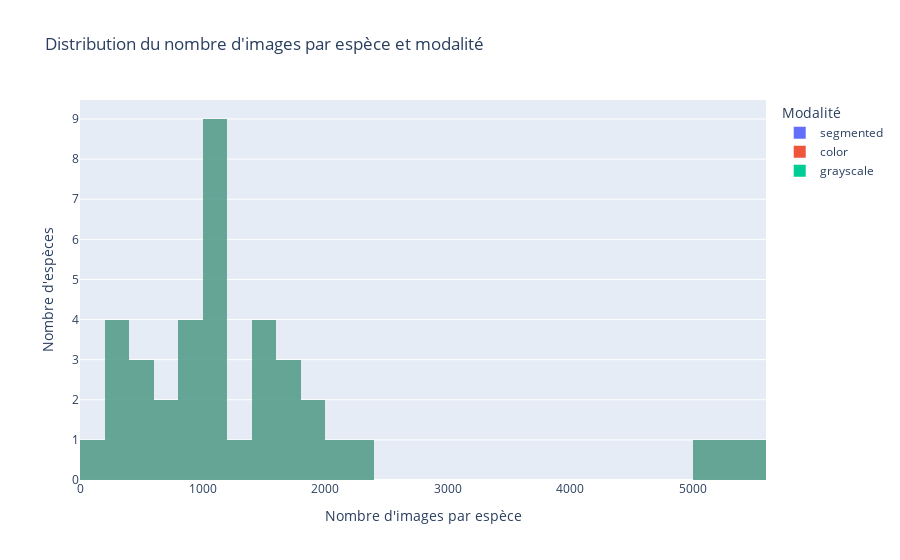
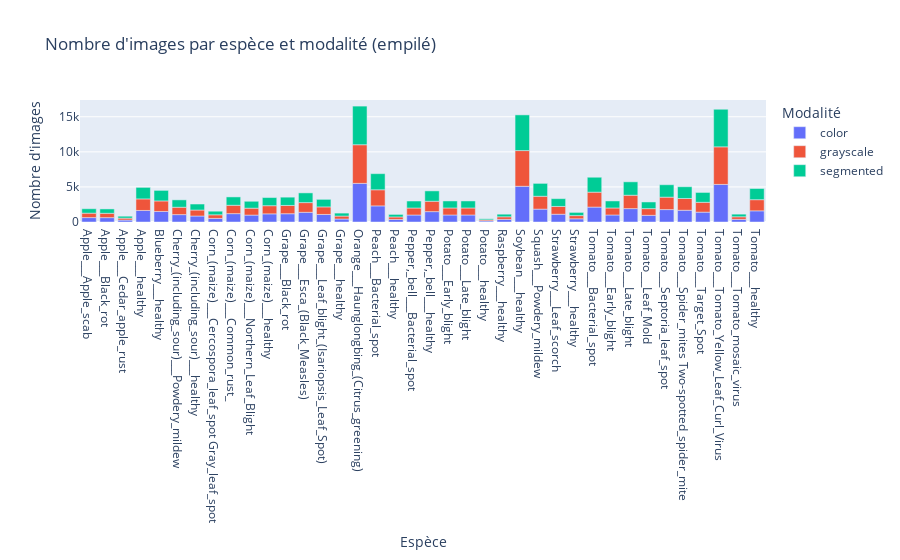

Source (notebook cell) for these figures, in order:
### Code cell
from pathlib import Path
import pandas as pd
import plotly.express as px

def count_files_by_species(dataset_root):
    root_path = Path(dataset_root)
    records = []
    for modality_dir in root_path.iterdir():
        if modality_dir.is_dir():
            modality = modality_dir.name
            for species_dir in modality_dir.iterdir():
                if species_dir.is_dir():
                    species = species_dir.name
                    count = len(list(species_dir.glob('*')))
                    records.append({'modality': modality, 'species': species, 'count': count})
    df_records = pd.DataFrame(records)
    df_pivot = df_records.pivot(index='species', columns='modality', values='count').fillna(0).astype(int)
    return df_records, df_pivot

dataset_root = '/workspaces/datasciencetest_reco_plante/dataset/plantvillage/data/plantvillage dataset'
df_records, df_pivot = count_files_by_species(dataset_root)

fig1 = px.histogram(
    df_records,
    x='count',
    color='modality',
    barmode='overlay',
    nbins=50,
    title="Distribution du nombre d'images par espèce et modalité",
    labels={'count': "Nombre d'images", 'modality': "Modalité"}
)
fig1.update_layout(
    xaxis_title="Nombre d'images par espèce",
    yaxis_title="Nombre d'espèces",
    legend_title="Modalité"
)
fig1.show()

df_pivot_reset = df_pivot.reset_index().melt(id_vars='species', var_name='modality', value_name='count')

fig2 = px.bar(
    df_pivot_reset,
    x='species',
    y='count',
    color='modality',
    title="Nombre d'images par espèce et modalité (empilé)"
)
fig2.update_layout(
    xaxis_title="Espèce",
    yaxis_title="Nombre d'images",
    legend_title="Modalité"
)
fig2.show()

### Figure 1 — Plotly figure (JSON) as saved in the notebook; plotly's stock layout.template omitted (floating-point values rounded to 4 significant figures)
{"data": [{"bingroup": "x", "hovertemplate": "Modalité=segmented<br>Nombre d'images=%{x}<br>count=%{y}<extra></extra>", "legendgroup": "segmented", "marker": {"color": "#636efa", "opacity": 0.5, "pattern": {"shape": ""}}, "name": "segmented", "nbinsx": 50, "orientation": "v", "showlegend": true, "type": "histogram", "x": [373, 423, 5507, 1052, 1076, 1835, 997, 1404, 630, 1909, 2297, 1478, 1771, 952, 1000, 5090, 5357, 1162, 513, 1591, 152, 1000, 985, 1192, 1676, 371, 854, 1502, 1000, 1109, 1384, 1645, 456, 1180, 275, 2127, 621, 360], "xaxis": "x", "yaxis": "y"}, {"bingroup": "x", "hovertemplate": "Modalité=color<br>Nombre d'images=%{x}<br>count=%{y}<extra></extra>", "legendgroup": "color", "marker": {"color": "#EF553B", "opacity": 0.5, "pattern": {"shape": ""}}, "name": "color", "nbinsx": 50, "orientation": "v", "showlegend": true, "type": "histogram", "x": [373, 423, 5507, 1052, 1076, 1835, 997, 1404, 630, 1909, 2297, 1478, 1771, 952, 1000, 5090, 5357, 1162, 513, 1591, 152, 1000, 985, 1192, 1676, 371, 854, 1502, 1000, 1109, 1383, 1645, 456, 1180, 275, 2127, 621, 360], "xaxis": "x", "yaxis": "y"}, {"bingroup": "x", "hovertemplate": "Modalité=grayscale<br>Nombre d'images=%{x}<br>count=%{y}<extra></extra>", "legendgroup": "grayscale", "marker": {"color": "#00cc96", "opacity": 0.5, "pattern": {"shape": ""}}, "name": "grayscale", "nbinsx": 50, "orientation": "v", "showlegend": true, "type": "histogram", "x": [373, 423, 5507, 1052, 1076, 1835, 997, 1404, 630, 1909, 2297, 1478, 1771, 952, 1000, 5090, 5357, 1162, 513, 1591, 152, 1000, 985, 1192, 1676, 371, 854, 1502, 1000, 1109, 1383, 1645, 456, 1180, 275, 2127, 621, 360], "xaxis": "x", "yaxis": "y"}], "layout": {"barmode": "overlay", "legend": {"title": {"text": "Modalité"}, "tracegroupgap": 0}, "title": {"text": "Distribution du nombre d'images par espèce et modalité"}, "xaxis": {"anchor": "y", "domain": [0, 1], "title": {"text": "Nombre d'images par espèce"}}, "yaxis": {"anchor": "x", "domain": [0, 1], "title": {"text": "Nombre d'espèces"}}}}

### Figure 2 — Plotly figure (JSON) as saved in the notebook; plotly's stock layout.template omitted (floating-point values rounded to 4 significant figures)
{"data": [{"hovertemplate": "modality=color<br>species=%{x}<br>count=%{y}<extra></extra>", "legendgroup": "color", "marker": {"color": "#636efa", "pattern": {"shape": ""}}, "name": "color", "orientation": "v", "showlegend": true, "textposition": "auto", "type": "bar", "x": ["Apple___Apple_scab", "Apple___Black_rot", "Apple___Cedar_apple_rust", "Apple___healthy", "Blueberry___healthy", "Cherry_(including_sour)___Powdery_mildew", "Cherry_(including_sour)___healthy", "Corn_(maize)___Cercospora_leaf_spot Gray_leaf_spot", "Corn_(maize)___Common_rust_", "Corn_(maize)___Northern_Leaf_Blight", "Corn_(maize)___healthy", "Grape___Black_rot", "Grape___Esca_(Black_Measles)", "Grape___Leaf_blight_(Isariopsis_Leaf_Spot)", "Grape___healthy", "Orange___Haunglongbing_(Citrus_greening)", "Peach___Bacterial_spot", "Peach___healthy", "Pepper,_bell___Bacterial_spot", "Pepper,_bell___healthy", "Potato___Early_blight", "Potato___Late_blight", "Potato___healthy", "Raspberry___healthy", "Soybean___healthy", "Squash___Powdery_mildew", "Strawberry___Leaf_scorch", "Strawberry___healthy", "Tomato___Bacterial_spot", "Tomato___Early_blight", "Tomato___Late_blight", "Tomato___Leaf_Mold", "Tomato___Septoria_leaf_spot", "Tomato___Spider_mites Two-spotted_spider_mite", "Tomato___Target_Spot", "Tomato___Tomato_Yellow_Leaf_Curl_Virus", "Tomato___Tomato_mosaic_virus", "Tomato___healthy"], "xaxis": "x", "y": [630, 621, 275, 1645, 1502, 1052, 854, 513, 1192, 985, 1162, 1180, 1383, 1076, 423, 5507, 2297, 360, 997, 1478, 1000, 1000, 152, 371, 5090, 1835, 1109, 456, 2127, 1000, 1909, 952, 1771, 1676, 1404, 5357, 373, 1591], "yaxis": "y"}, {"hovertemplate": "modality=grayscale<br>species=%{x}<br>count=%{y}<extra></extra>", "legendgroup": "grayscale", "marker": {"color": "#EF553B", "pattern": {"shape": ""}}, "name": "grayscale", "orientation": "v", "showlegend": true, "textposition": "auto", "type": "bar", "x": ["Apple___Apple_scab", "Apple___Black_rot", "Apple___Cedar_apple_rust", "Apple___healthy", "Blueberry___healthy", "Cherry_(including_sour)___Powdery_mildew", "Cherry_(including_sour)___healthy", "Corn_(maize)___Cercospora_leaf_spot Gray_leaf_spot", "Corn_(maize)___Common_rust_", "Corn_(maize)___Northern_Leaf_Blight", "Corn_(maize)___healthy", "Grape___Black_rot", "Grape___Esca_(Black_Measles)", "Grape___Leaf_blight_(Isariopsis_Leaf_Spot)", "Grape___healthy", "Orange___Haunglongbing_(Citrus_greening)", "Peach___Bacterial_spot", "Peach___healthy", "Pepper,_bell___Bacterial_spot", "Pepper,_bell___healthy", "Potato___Early_blight", "Potato___Late_blight", "Potato___healthy", "Raspberry___healthy", "Soybean___healthy", "Squash___Powdery_mildew", "Strawberry___Leaf_scorch", "Strawberry___healthy", "Tomato___Bacterial_spot", "Tomato___Early_blight", "Tomato___Late_blight", "Tomato___Leaf_Mold", "Tomato___Septoria_leaf_spot", "Tomato___Spider_mites Two-spotted_spider_mite", "Tomato___Target_Spot", "Tomato___Tomato_Yellow_Leaf_Curl_Virus", "Tomato___Tomato_mosaic_virus", "Tomato___healthy"], "xaxis": "x", "y": [630, 621, 275, 1645, 1502, 1052, 854, 513, 1192, 985, 1162, 1180, 1383, 1076, 423, 5507, 2297, 360, 997, 1478, 1000, 1000, 152, 371, 5090, 1835, 1109, 456, 2127, 1000, 1909, 952, 1771, 1676, 1404, 5357, 373, 1591], "yaxis": "y"}, {"hovertemplate": "modality=segmented<br>species=%{x}<br>count=%{y}<extra></extra>", "legendgroup": "segmented", "marker": {"color": "#00cc96", "pattern": {"shape": ""}}, "name": "segmented", "orientation": "v", "showlegend": true, "textposition": "auto", "type": "bar", "x": ["Apple___Apple_scab", "Apple___Black_rot", "Apple___Cedar_apple_rust", "Apple___healthy", "Blueberry___healthy", "Cherry_(including_sour)___Powdery_mildew", "Cherry_(including_sour)___healthy", "Corn_(maize)___Cercospora_leaf_spot Gray_leaf_spot", "Corn_(maize)___Common_rust_", "Corn_(maize)___Northern_Leaf_Blight", "Corn_(maize)___healthy", "Grape___Black_rot", "Grape___Esca_(Black_Measles)", "Grape___Leaf_blight_(Isariopsis_Leaf_Spot)", "Grape___healthy", "Orange___Haunglongbing_(Citrus_greening)", "Peach___Bacterial_spot", "Peach___healthy", "Pepper,_bell___Bacterial_spot", "Pepper,_bell___healthy", "Potato___Early_blight", "Potato___Late_blight", "Potato___healthy", "Raspberry___healthy", "Soybean___healthy", "Squash___Powdery_mildew", "Strawberry___Leaf_scorch", "Strawberry___healthy", "Tomato___Bacterial_spot", "Tomato___Early_blight", "Tomato___Late_blight", "Tomato___Leaf_Mold", "Tomato___Septoria_leaf_spot", "Tomato___Spider_mites Two-spotted_spider_mite", "Tomato___Target_Spot", "Tomato___Tomato_Yellow_Leaf_Curl_Virus", "Tomato___Tomato_mosaic_virus", "Tomato___healthy"], "xaxis": "x", "y": [630, 621, 275, 1645, 1502, 1052, 854, 513, 1192, 985, 1162, 1180, 1384, 1076, 423, 5507, 2297, 360, 997, 1478, 1000, 1000, 152, 371, 5090, 1835, 1109, 456, 2127, 1000, 1909, 952, 1771, 1676, 1404, 5357, 373, 1591], "yaxis": "y"}], "layout": {"barmode": "relative", "legend": {"title": {"text": "Modalité"}, "tracegroupgap": 0}, "title": {"text": "Nombre d'images par espèce et modalité (empilé)"}, "xaxis": {"anchor": "y", "domain": [0, 1], "title": {"text": "Espèce"}}, "yaxis": {"anchor": "x", "domain": [0, 1], "title": {"text": "Nombre d'images"}}}}
